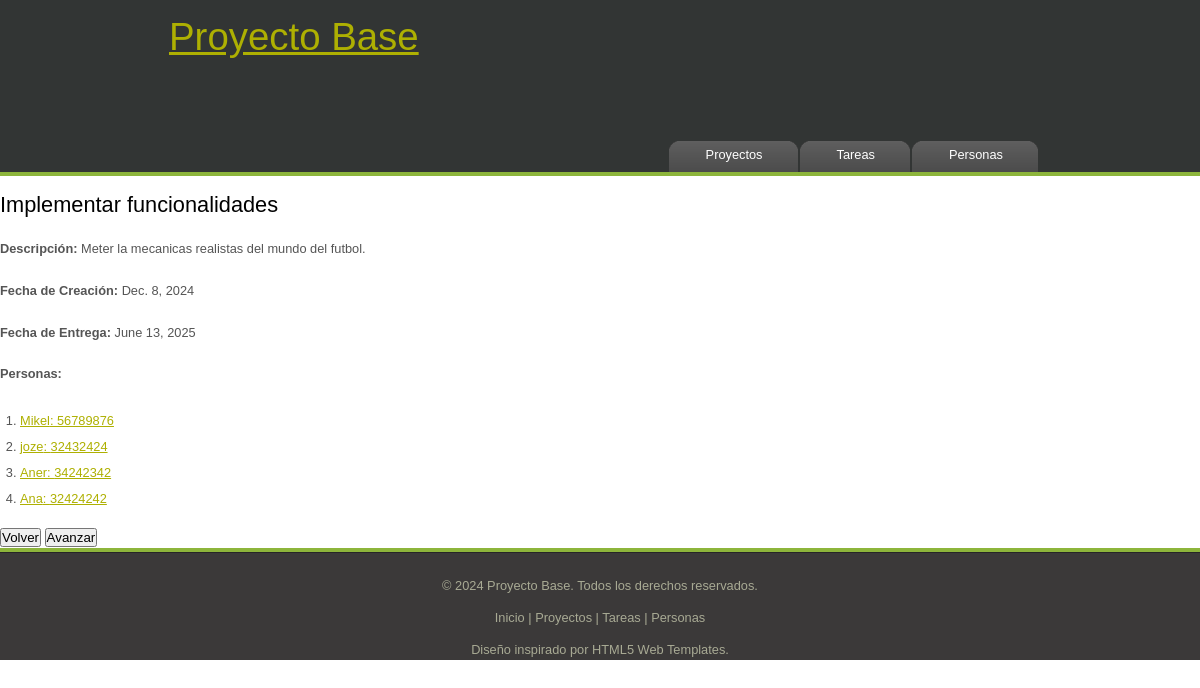
Page /appGP/tareas/6/ on the committed database.
### appGP/models.py (models this page shows, shortened)
class Tarea(models.Model):
    nombre = models.CharField(max_length=100)
    descripcion = models.TextField()
    fecha_creacion = models.DateField()
    fecha_entrega = models.DateField(null=True, blank=True)
    proyecto = models.ForeignKey(Proyecto, related_name='tareas', on_delete=models.CASCADE)
    tiempo_estimado = models.DurationField(null=True, blank=True)  # Duración estimada en formato hh:mm:ss
    prioridad = models.CharField(
        max_length=20,
        choices=[('Urgent', 'Urgente'), ('Normal', 'Normal'), ('Optional', 'Opcional')],
        default='Normal'
    )

class Persona(models.Model):
    nombre= models.CharField(max_length=100)
    dni= models.TextField(max_length=8)
    telefono = models.CharField(max_length=9, blank=True)
    edad = models.PositiveIntegerField()
    tarea = models.ForeignKey(Tarea, related_name="personas", on_delete=models.CASCADE)
    correo_electronico = models.EmailField(max_length=254, null=True, blank=True)
    direccion = models.TextField(null=True, blank=True)
    rol = models.CharField(
        max_length=50,
        choices = [
        ('Manager', 'Manager'),
        ('Developer', 'Desarrollador'),
        ('Tester', 'Tester'),
        ('FootballPlayer', 'Futbolista'),
        ('ArmedForces', 'Fuerzas Armadas'),
        ('Student', 'Estudiante')
]
,
        default='Developer'
    )
    ImagenPersona = models.URLField(max_length=600, null=True, blank=True)

### appGP/views.py (the view)
# urls.py: path('tareas/<int:id_tarea>/', views.detalleTarea, name='detalleTarea'),
def detalleTarea(request, id_tarea):
    try:
        tarea = Tarea.objects.get(pk=id_tarea)
        personas = tarea.personas.all()
        cadenaDeTexto = f"{tarea.nombre} - Descripción: {tarea.descripcion} - Fecha Creacion: {tarea.fecha_creacion} - Fecha Entrega: {tarea.fecha_entrega} - Tiempo Estimado: {tarea.tiempo_estimado} - Prioridad de la tarea: {tarea.prioridad}\n"
        if personas.exists():
            cadenaDeTexto += "Personas que contribuyen a esta tarea:\n"
            for persona in personas:
                cadenaDeTexto += f"- {persona.nombre}, Dni: {persona.dni}\n"
        else:
            cadenaDeTexto += "No hay personas asociadas a este proyecto."
        context = {'t' : tarea, 'personas':personas}
        return render(request,'vistatareas.html',context)
    except Tarea.DoesNotExist:
        return HttpResponseNotFound("Tarea no encontrada")

### appGP/templates/vistatareas.html
{% extends "base.html" %}
{% block menu %}
    <ul id="menu">
        <li><a href="{% url 'listaP' %}">Proyectos</a></li>
        <li><a href="{% url 'listaT' %}">Tareas</a></li>
        <li><a href="{% url 'listaPer' %}">Personas</a></li>
    </ul>
{% endblock  %}
{% block title %}
    <h1>{{ t.nombre }}</h1>
{% endblock %}
{% block content %}
    <p><strong>Descripción:</strong> {{ t.descripcion }}</p>
    <p><strong>Fecha de Creación:</strong> {{ t.fecha_creacion }}</p>
    <p><strong>Fecha de Entrega:</strong> {{ t.fecha_entrega }}</p>
    <p><strong>Personas:</strong></p>
    <ol>
        {% for per in personas %}
        <li>
            <a href="{% url 'detallePersona' per.id %}">{{ per.nombre }}: {{ per.dni }}</a>
        </li>
        {% endfor %}
    </ol>
{% endblock %}

### appGP/static/style/style.css (style rules this page uses)
html { height: 100%; }
* { margin: 0; padding: 0; }
body { font: normal .80em 'trebuchet ms', arial, sans-serif; background: #FFF; color: #555; }
p { padding: 0 0 20px 0; line-height: 1.7em; }
h1, h2, h3, h4, h5, h6 { color: #362C20; letter-spacing: 0em; padding: 0 0 5px 0; }
h1, h2, h3 { font: normal 170% 'century gothic', arial; margin: 0 0 15px 0; padding: 15px 0 5px 0; color: #000; }
a, a:hover { outline: none; text-decoration: underline; color: #AEB002; }
ul { margin: 2px 0 22px 17px; }
ul li { list-style-type: circle; margin: 0 0 6px 0; padding: 0 0 4px 5px; line-height: 1.5em; }
ol { margin: 8px 0 22px 20px; }
ol li { margin: 0 0 11px 0; }
ul#menu { float: right; margin: 0; }
ul#menu li { float: left; padding: 0 0 0 9px; list-style: none; margin: 1px 2px 0 0; background: #5A5A5A url(tab.png) no-repeat 0 0; }
ul#menu li a { font: normal 100% 'trebuchet ms', sans-serif; display: block; float: left; height: 20px; padding: 6px 35px 5px 28px; text-align: center; color: #FFF; text-decoration: none; background: #5A5A5A url(tab.png) no-repeat 100% 0; }

### rows in the picture
Tarea: nombre "Implementar funcionalidades", descripcion "Meter la mecanicas realistas del mundo del futbol.", fecha_creacion "Dec. 8, 2024", fecha_entrega "June 13, 2025"
Persona: nombre "Mikel", dni "56789876"
Persona: nombre "joze", dni "32432424"
Persona: nombre "Aner", dni "34242342"
Persona: nombre "Ana", dni "32424242"
